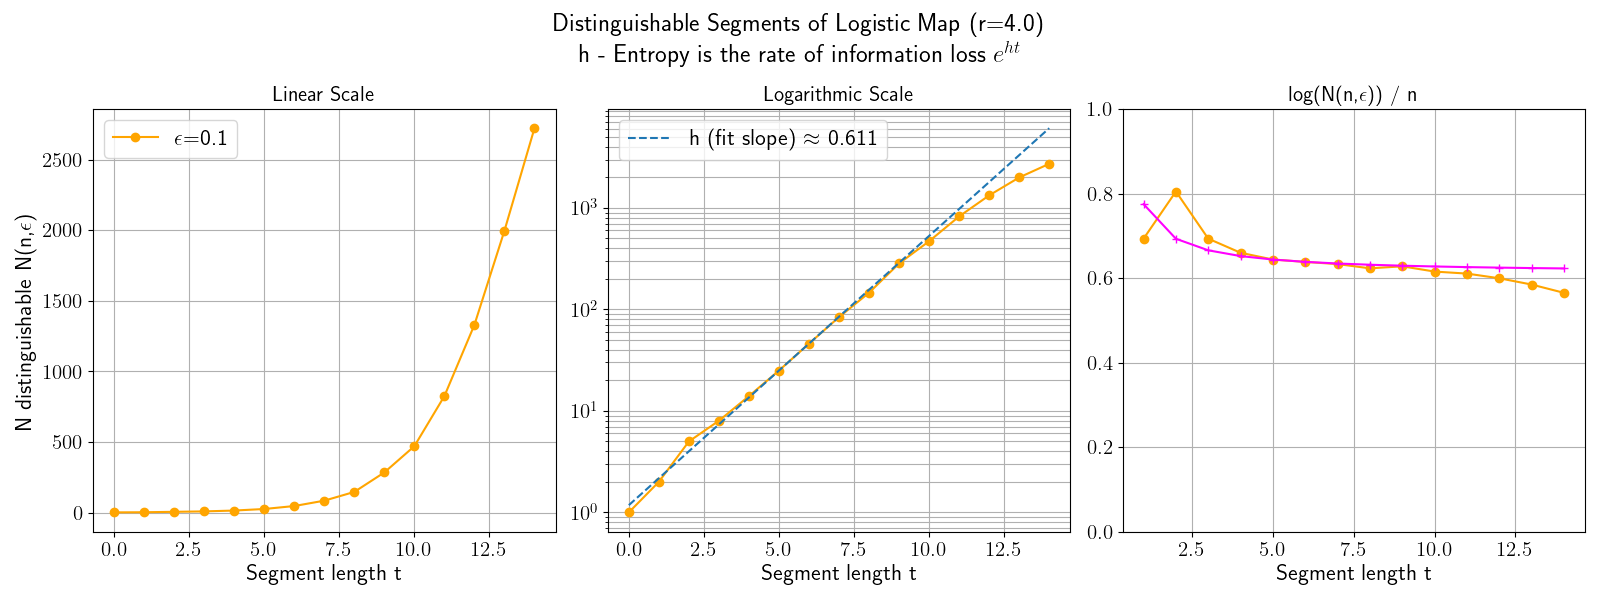

The Python source for this figure:
#!/usr/bin/env python3
# -*- coding: utf-8 -*-
"""
Created on Tue Oct 14 09:51:50 2025

@author: ilya
"""

import numpy as np
import matplotlib.pyplot as plt
from numba import jit 

plt.rcParams['text.usetex'] = True

# Logistic map definition - Keep it simple
def logistic_map(x, r=4.0):
    return r * x * (1 - x)

# JIT-compiled for fast inner loop
@jit(nopython=True)
def orbit_segment(x0, t, r=4.0):
    seg = np.empty(t)
    x = x0
    for i in range(t):
        seg[i] = x
        x = r * x * (1 - x)
    return seg

# *** NEW: JIT-compiled function to handle the array creation loop ***
@jit(nopython=True)
def compute_all_trajectories(initials, t_max, r):
    num_initial = initials.size
    # Initialize the final array
    trajectories = np.empty((num_initial, t_max), dtype=initials.dtype)
    
    # Loop over initial conditions and fill the array
    for i in range(num_initial):
        # Call the JIT-compiled orbit_segment
        trajectories[i, :] = orbit_segment(initials[i], t_max, r)
        
    return trajectories


# JIT-compile the count_distinguishable function, which contains nested loops and array ops
@jit(nopython=True)
def count_distinguishable(segments, eps):
    n = segments.shape[0]
    # Numba requires explicit type for boolean array initialization
    used = np.zeros(n, dtype=np.bool_)
    count = 0
    for i in range(n):
        if used[i]:
            continue
        count += 1
        
        # Calculate sup norm distance between segment i and all others
        t_length = segments.shape[1]
        
        for j in range(n):
            if not used[j]:
                max_diff = 0.0
                # Calculate the max absolute difference (sup norm) element-wise
                for k in range(t_length):
                    diff = np.abs(segments[j, k] - segments[i, k])
                    if diff > max_diff:
                        max_diff = diff
                
                # Check for distinguishability
                if max_diff <= eps:
                    used[j] = True
    return count

# Parameters
r = 4.0
t_max = 15
np.random.seed(0)

# Define different combinations of epsilon and num_initial to plot
Number_of_points = 5000
configs = [
    {'eps': 0.2, 'num_initial': Number_of_points, 'label': r'$\epsilon$=0.1', 'color': 'orange'}]

# Create a figure with two subplots side by side
fig, ax = plt.subplots(1, 3, figsize=(16, 6))

# Customize the left subplot
ax[0].set_xlabel('Segment length t', fontsize=16)
ax[0].set_ylabel(r'N distinguishable N(n,$\epsilon$)' , fontsize=16)
ax[0].tick_params(axis='x', labelsize=15)
ax[0].tick_params(axis='y', labelsize=15)
ax[0].set_title('Linear Scale',  fontsize=15)
ax[0].grid(True)


# Customize the right subplot
ax[1].set_xlabel('Segment length t' , fontsize=16)
ax[1].set_title('Logarithmic Scale',  fontsize=15)
ax[1].tick_params(axis='x', labelsize=15)
ax[1].tick_params(axis='y', labelsize=15)
ax[1].set_yscale('log')
ax[1].grid(True, which='both')


# Customize the right subplot
ax[2].set_xlabel('Segment length t' , fontsize=16)
ax[2].set_title('log(N(n,$\epsilon$)) / n',  fontsize=15)
ax[2].tick_params(axis='x', labelsize=15)
ax[2].tick_params(axis='y', labelsize=15)
#ax[2].set_xlim(ax.get_xlim())
ax[2].set_ylim([0,1])
ax[2].grid(True, which='both')


for config in configs:
    eps = config['eps']
    num_initial = config['num_initial']
    
    # Sample random initial conditions
    initials = np.random.rand(num_initial) * 0.3 + 0.1

    # *** FIX: Call the JIT-compiled compute_all_trajectories function ***
    trajectories = compute_all_trajectories(initials, t_max, r)

    # Compute distinguishable counts
    t_values = []
    counts = []
    
    for t in range(1, t_max + 1):
        # Use pre-computed data slice for segments of length t
        segs = trajectories[:, :t] 
        
        # The JIT-compiled count_distinguishable is called here
        distinguishable = count_distinguishable(segs, eps)
        t_values.append(t - 1)
        counts.append(distinguishable)

    # Plotting remains the same
    # Plot on the left subplot (non-log scale)
    
    
    ax[0].plot(t_values, counts, marker='o', label=config['label'], color=config['color'])

    # Plot on the right subplot (log scale)
    log_counts = np.log(counts)
    ax[1].plot(t_values, counts, marker='o', color=config['color'])

    # Linear fit to estimate entropy on the right panel
    coef = np.polyfit(t_values[0:10], log_counts[0:10], 1)
    fit_line = np.polyval(coef, t_values)
    ax[1].plot(t_values, np.exp(fit_line), '--', label=r'h (fit slope) $\approx$ {0:.3f}'.format(coef[0]))


    ax[2].plot(t_values, log_counts/t_values, marker='o', color=config['color'])
    ax[2].plot(t_values, fit_line/t_values, marker='+', color='magenta')



ax[0].legend(fontsize=16)
ax[1].legend(fontsize=16)
# Add a main title for the entire figure
fig.suptitle('Distinguishable Segments of Logistic Map (r=4.0)' + '\n' + 'h - Entropy is the rate of information loss ' + r'$e^{ht}$', fontsize=18)

plt.tight_layout()
plt.show()
plt.savefig('Entropy_jit_accelerated_v2.png')
print("Plot saved as Distinguishable_Segments.png")